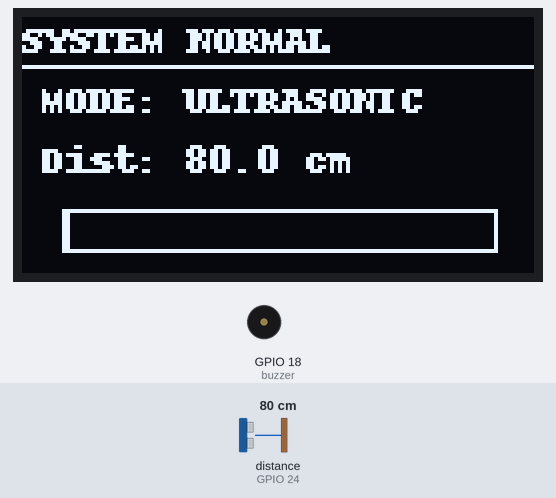
This program was run on a simulated Raspberry Pi (BCM pin numbers). On the bench: 128×64 one-colour display, buzzer (waves = sounding, pin HIGH). The inputs (shaded band) are chosen by the test bench; at power-on: distance to the obstacle (sensor on GPIO 24) 80 cm. The echo pulse lasts 58.3 µs per cm; threads take turns every 2 ms; the clock reads 2024-03-15 10:24:30 at power-on unless the program sets it; pins used as bus, display or sensor lines are not drawn; what the program prints to the terminal is not drawn.

Above: at 1.2 s.
1.3 s: distance to the obstacle (sensor on GPIO 24) set to 6 cm
At 2.6 s:
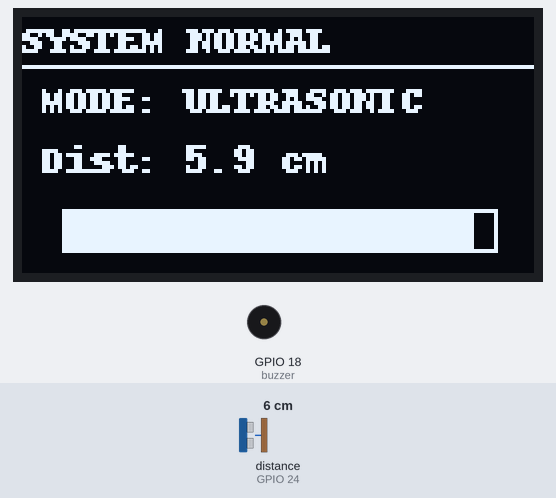
2.9 s: distance to the obstacle (sensor on GPIO 24) set to 3 cm
At 4.1 s:
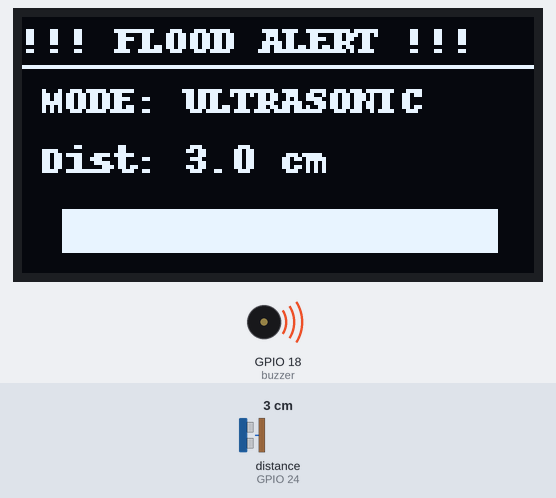
4.4 s: distance to the obstacle (sensor on GPIO 24) set to 18 cm
At 5.5 s:
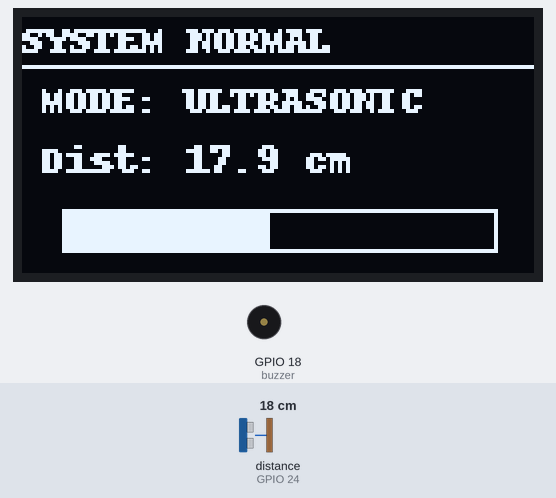
Timing chart, 0 to 7.4 s (numbered marks = the images above; inputs shaded):
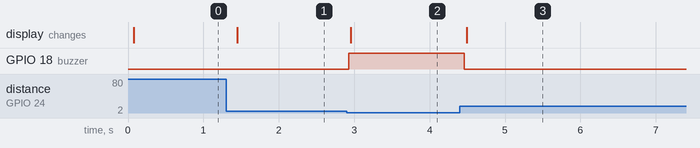

The program:

app.py
```python
import board
import busio
import digitalio
import time
import serial
import threading
import adafruit_ssd1306
from PIL import Image, ImageDraw
from flask import Flask, render_template, jsonify, request

app = Flask(__name__)

# ==========================================
# HARDWARE SETUP
# ==========================================

# 1. OLED Setup (I2C)
i2c = busio.I2C(board.SCL, board.SDA)
oled = adafruit_ssd1306.SSD1306_I2C(128, 64, i2c)
image = Image.new("1", (oled.width, oled.height))
draw = ImageDraw.Draw(image)

# 2. Ultrasonic Setup (HC-SR04)
trig = digitalio.DigitalInOut(board.D23)
trig.direction = digitalio.Direction.OUTPUT
echo = digitalio.DigitalInOut(board.D24)
echo.direction = digitalio.Direction.INPUT

# 3. Active Buzzer Setup
buzzer = digitalio.DigitalInOut(board.D18)
buzzer.direction = digitalio.Direction.OUTPUT

# 4. STM32 Water Sensor Setup (UART/Serial)
try:
    ser = serial.Serial('/dev/serial0', 9600, timeout=0.1)
except Exception as e:
    print(f"Failed to open serial port: {e}")
    ser = None

# 5. HW-103 Rain Sensor Setup (Now on GPIO 6 / Pin 31)
rain_sensor = digitalio.DigitalInOut(board.D6)
rain_sensor.direction = digitalio.Direction.INPUT
rain_sensor.pull = digitalio.Pull.UP  # Software pull-up to keep the signal stable

# ==========================================
# GLOBAL STATE & CALIBRATION
# ==========================================
state = {
    "active_sensor": "ultrasonic",
    "distance": 0.0,
    "water_raw": 0,
    "water_percent": 0,
    "buzzer_active": False,
    "alert_message": "System Normal",
    "is_raining": False
}

# Thresholds
MIN_DISTANCE_CM = 5.0
MIN_DRY, MID_POINT, MAX_WET = 260, 433, 488
ALARM_THRESHOLD = 80

# ==========================================
# SENSOR FUNCTIONS
# ==========================================
def get_distance():
    try:
        trig.value = False
        time.sleep(0.01)
        trig.value = True
        time.sleep(0.00001)
        trig.value = False

        timeout = time.time() + 0.1
        while not echo.value:
            if time.time() > timeout: return None
            pulse_start = time.time()

        while echo.value:
            if time.time() > timeout: return None
            pulse_end = time.time()

        return round(((pulse_end - pulse_start) * 34300) / 2, 1)
    except Exception:
        return None

def get_stm32_serial_data():
    if ser is None: return None
    try:
        if ser.in_waiting > 0:
            line = ser.readline().decode('utf-8').strip()
            if line:
                return int(line)
    except (ValueError, UnicodeDecodeError):
        pass
    return None

def update_oled():
    """Draws the current system state to the physical OLED screen."""
    draw.rectangle((0, 0, 128, 64), outline=0, fill=0)

    # Header: Alert Status
    status_text = "!!! FLOOD ALERT !!!" if state["buzzer_active"] else "SYSTEM NORMAL"
    draw.text((0, 0), status_text, fill=255)

    # Header: Rain Indicator
    if state["is_raining"]:
        draw.text((100, 0), "[RAIN]", fill=255)

    draw.line((0, 12, 128, 12), fill=255)

    # Active Mode Header
    mode_label = "MODE: ULTRASONIC" if state["active_sensor"] == "ultrasonic" else "MODE: STM32 WATER"
    draw.text((5, 15), mode_label, fill=255)

    # Sensor Specific Data
    if state["active_sensor"] == "ultrasonic":
        draw.text((5, 30), f"Dist: {state['distance']} cm", fill=255)

        perc = int(max(0, min(100, ((30 - state["distance"]) / 25) * 100)))
        draw.rectangle((10, 48, 118, 58), outline=255, fill=0)
        draw.rectangle((11, 49, 11 + int(106 * (perc / 100)), 57), outline=255, fill=255)

    elif state["active_sensor"] == "water":
        draw.text((5, 30), f"Raw: {state['water_raw']} | Lvl: {state['water_percent']}%", fill=255)

        draw.rectangle((10, 48, 118, 58), outline=255, fill=0)
        draw.rectangle((11, 49, 11 + int(106 * (state['water_percent'] / 100)), 57), outline=255, fill=255)

    oled.image(image)
    oled.show()

# ==========================================
# MAIN HARDWARE LOOP (Background Thread)
# ==========================================
def hardware_loop():
    while True:
        # HW-103 pulls DO low (False) when wet.
        state["is_raining"] = not rain_sensor.value

        if state["active_sensor"] == "ultrasonic":
            dist = get_distance()
            if dist is not None:
                state["distance"] = dist
                if dist <= MIN_DISTANCE_CM:
                    state["buzzer_active"] = True
                    state["alert_message"] = "FLOOD ALERT: Water Level Critical!"
                else:
                    state["buzzer_active"] = False
                    state["alert_message"] = "Monitoring Distance..."

            if ser and ser.in_waiting > 0:
                ser.reset_input_buffer()

        elif state["active_sensor"] == "water":
            raw_data = get_stm32_serial_data()
            if raw_data is not None:
                state["water_raw"] = raw_data

                if raw_data <= MIN_DRY: pct = 0
                elif raw_data >= MAX_WET: pct = 100
                elif raw_data <= MID_POINT:
                    pct = int(((raw_data - MIN_DRY) / (MID_POINT - MIN_DRY)) * 50)
                else:
                    pct = 50 + int(((raw_data - MID_POINT) / (MAX_WET - MID_POINT)) * 50)

                state["water_percent"] = pct

                if pct >= ALARM_THRESHOLD:
                    state["buzzer_active"] = True
                    state["alert_message"] = f"FLOOD ALERT: Contact Detected ({pct}%)!"
                else:
                    state["buzzer_active"] = False
                    state["alert_message"] = f"Monitoring Water ({pct}%)..."

        buzzer.value = state["buzzer_active"]
        update_oled()
        time.sleep(0.05)

threading.Thread(target=hardware_loop, daemon=True).start()

# ==========================================
# FLASK WEB ROUTES
# ==========================================
@app.route('/')
def index():
    return render_template('index.html')

@app.route('/api/data')
def api_data():
    return jsonify(state)

@app.route('/api/toggle', methods=['POST'])
def api_toggle():
    data = request.json
    if 'sensor' in data and data['sensor'] in ['ultrasonic', 'water']:
        state["active_sensor"] = data['sensor']

        state["buzzer_active"] = False
        buzzer.value = False
        if ser: ser.reset_input_buffer()

        return jsonify({"status": "success", "active_sensor": state["active_sensor"]})
    return jsonify({"status": "error"}), 400

if __name__ == '__main__':
    try:
        print("Server starting at http://0.0.0.0:5000")
        app.run(host='0.0.0.0', port=5000, debug=False)
    except KeyboardInterrupt:
        buzzer.value = False
        if ser: ser.close()
        oled.fill(0)
        oled.show()
        print("\nSystem Shutdown Cleanly.")
```

Measured:
- the behaviour switches between 5 and 4 cm on distance to the obstacle (sensor on GPIO 24) (found by bisection; images 1 and 2)
- after the input at 1.3 s, the display: changes after 0.15 s (image 1)
- after the input at 2.9 s, GPIO 18 (buzzer): LOW → HIGH at once; the display: changes after 0.06 s (image 2)
- after the input at 4.4 s, GPIO 18 (buzzer): HIGH → LOW after 0.06 s; the display: changes after 0.09 s (image 3)
